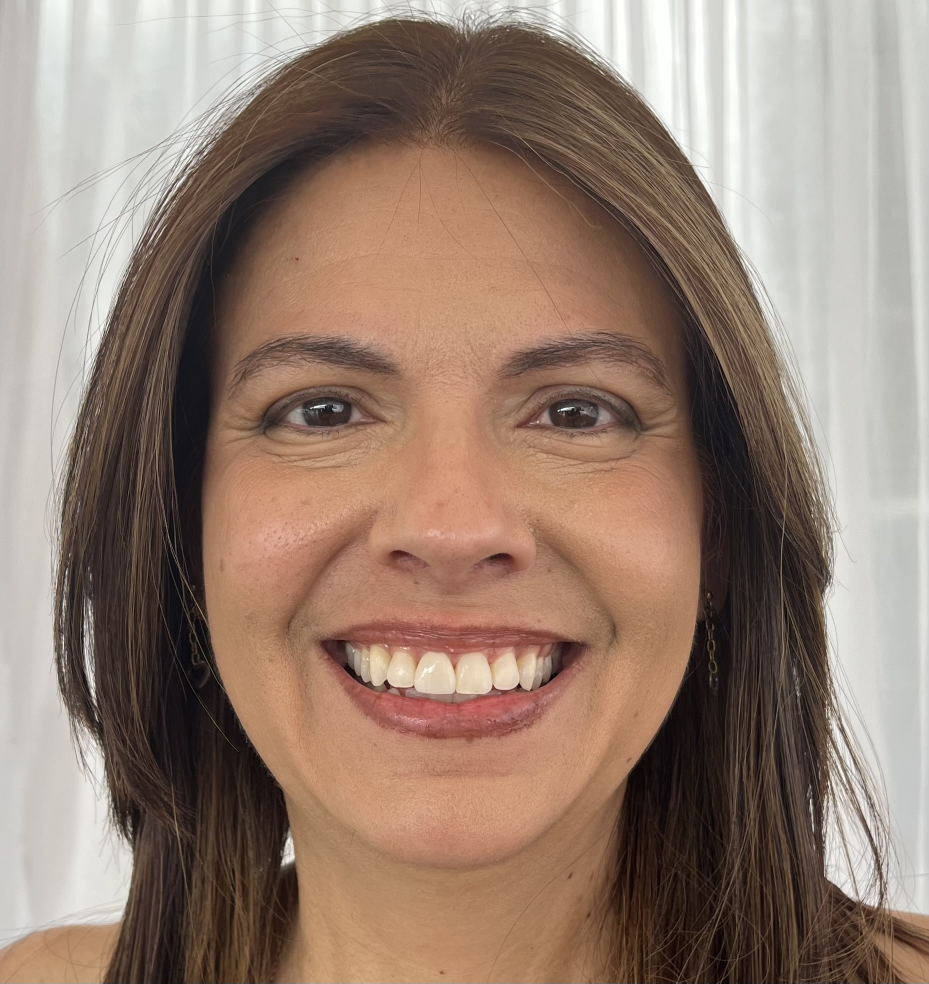
#> input picture mi_foto.jpeg, 1858 x 1967 px (shown at 1/2 size)
$ python Activida5_2lab2.py
#> lines starting #> are read from the running program, lines starting #| are printed output that depends on the picture
# Librerias
from PIL import Image
import numpy as np
import matplotlib.pyplot as plt
from sklearn.decomposition import PCA


# 1. Cargar imagen
img = Image.open("mi_foto.jpeg")  # Formatos aceptados: jpeg, png o jpg.
#> img is the input picture: PIL image 1858x1967 RGB; mean R, G, B 149.3, 127.2, 113.4
img_gray = img.convert("L")  # Convierte la imagen a escala de grises.
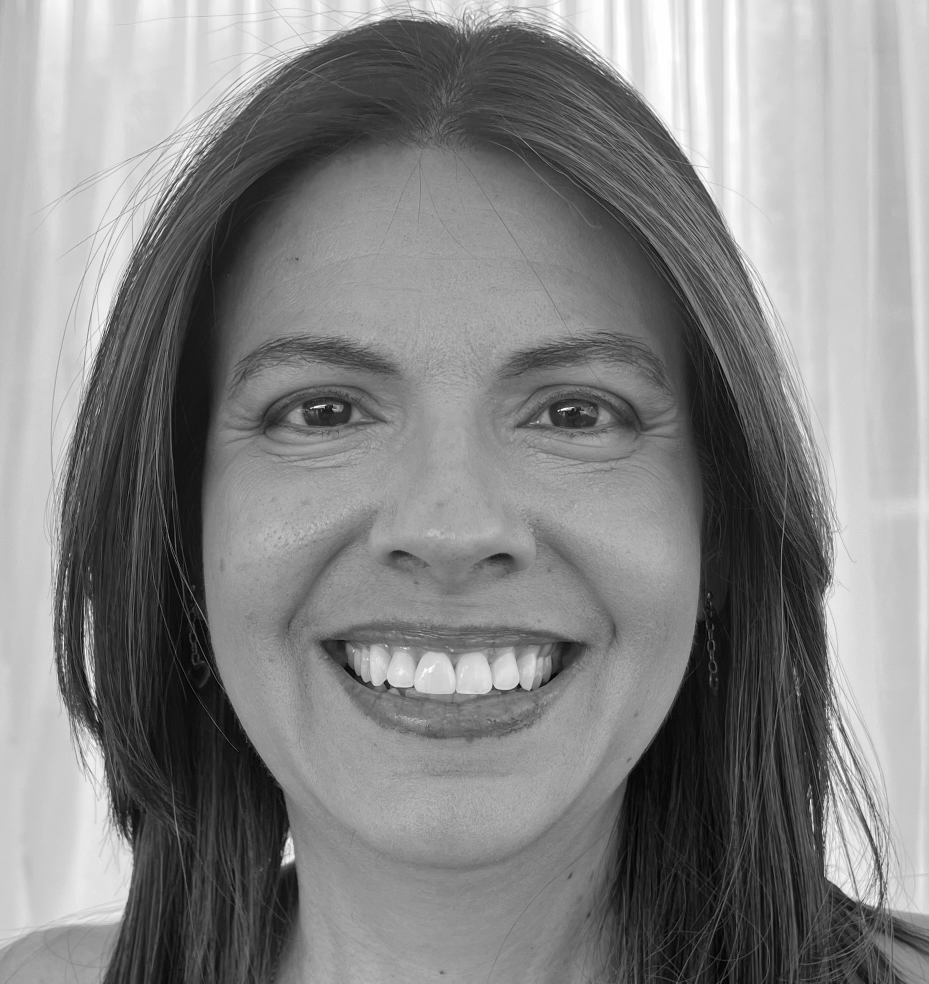
#> img_gray: PIL image 1858x1967 L (shown at 1/2 size); min 0, max 255, mean 132.3
img_resized = img_gray.resize((512, 512), Image.LANCZOS)
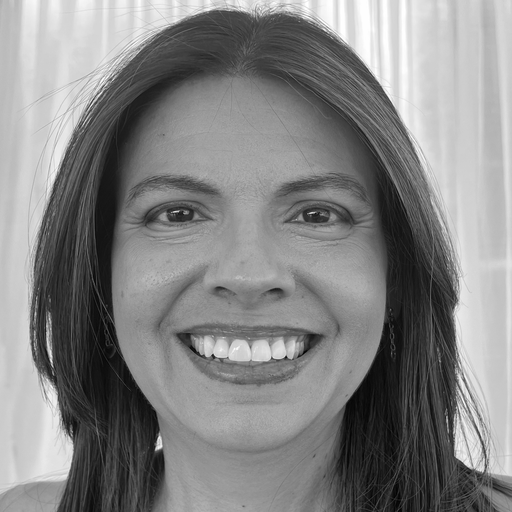
#> img_resized: PIL image 512x512 L; min 0, max 255, mean 132.3
img_array = np.array(img_resized, dtype=float)


# 2. Aplicar PCA para compresion
# Cada fila es una muestra y cada columna es una caracteristica.

# PCA que conserva al menos el 70% de la varianza.
pca_70 = PCA(n_components=0.70)
imagen_comprimida_70 = pca_70.fit_transform(img_array)
#> imagen_comprimida_70 = 512 rows, first 8: [1429, 742.4, 1409.3], [1428.5, 739.8, 1412.7], [1428.5, 738.6, 1414.3], [1444.4, 736.8, 1378], [1451.8, 725.7, 1350], [1464.8, 730.3, 1322.3], [1473.4, 729.6, 1283.8], [1461.1, 720.6, 1308.9]

# PCA que conserva al menos el 99% de la varianza.
pca_99 = PCA(n_components=0.99)
imagen_comprimida_99 = pca_99.fit_transform(img_array)
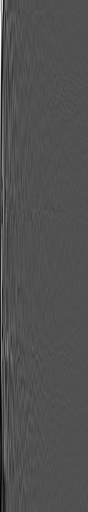
#> imagen_comprimida_99: shape (512, 88) float64; min -847.1, max 1816.9, mean 0; drawn with min black and max white

# PCA que conserva al menos el 80% de la varianza. Con 70% en la priemra corrida no se ve bien la imagen
pca_80 = PCA(n_components=0.80)
imagen_comprimida_80 = pca_80.fit_transform(img_array)
#> imagen_comprimida_80 = 512 rows, first 6: [1429, 742.4, 1409.3, -543.5], [1428.5, 739.8, 1412.7, -541.7], [1428.5, 738.6, 1414.3, -540.9], [1444.4, 736.8, 1378, -538.2], [1451.8, 725.7, 1350, -534.2], [1464.8, 730.3, 1322.3, -533.2]

# PCA que conserva al menos el 90% de la varianza. agrego 90% aun con 80% no se ve bien la imagen
pca_90 = PCA(n_components=0.90)
imagen_comprimida_90 = pca_90.fit_transform(img_array)

# 3. Reconstruccion
# Recupera una aproximacion de la imagen original desde la version comprimida.
imagen_reconstruida_70 = pca_70.inverse_transform(imagen_comprimida_70)
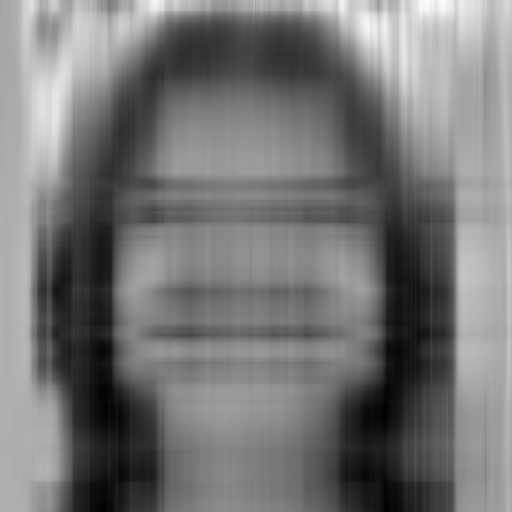
#> imagen_reconstruida_70: shape (512, 512) float64; min 0.138, max 285.6, mean 132.3; drawn with min black and max white
imagen_reconstruida_99 = pca_99.inverse_transform(imagen_comprimida_99)
imagen_reconstruida_80 = pca_80.inverse_transform(imagen_comprimida_80)
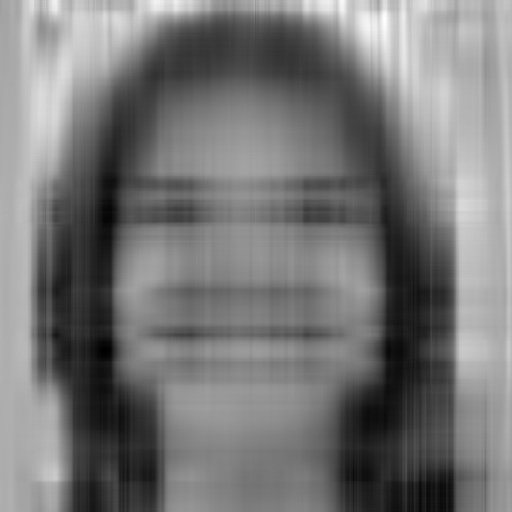
#> imagen_reconstruida_80: shape (512, 512) float64; min -4.99, max 288.3, mean 132.3; drawn with min black and max white
imagen_reconstruida_90 = pca_90.inverse_transform(imagen_comprimida_90)
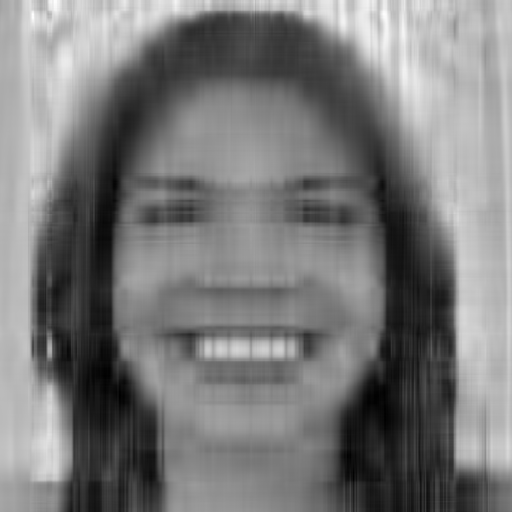
#> imagen_reconstruida_90: shape (512, 512) float64; min 0.0702, max 276.2, mean 132.3; drawn with min black and max white


# 4. Visualizacion
plt.figure(figsize=(15, 5))

plt.subplot(1, 5, 1)
plt.imshow(img_array, cmap="gray", vmin=0, vmax=255)
plt.title("Imagen original")
plt.axis("off")

plt.subplot(1, 5, 2)
plt.imshow(imagen_reconstruida_70, cmap="gray", vmin=0, vmax=255)
plt.title(f"Reconstruccion 70%\nk = {pca_70.n_components_}")
plt.axis("off")

plt.subplot(1, 5, 3)
plt.imshow(imagen_reconstruida_99, cmap="gray", vmin=0, vmax=255)
plt.title(f"Reconstruccion 99%\nk = {pca_99.n_components_}")
plt.axis("off")

plt.subplot(1, 5, 4)
plt.imshow(imagen_reconstruida_80, cmap="gray", vmin=0, vmax=255)
plt.title(f"Reconstruccion 80%\nk = {pca_80.n_components_}")
plt.axis("off")

plt.subplot(1, 5, 5)
plt.imshow(imagen_reconstruida_90, cmap="gray", vmin=0, vmax=255)
plt.title(f"Reconstruccion 90%\nk = {pca_90.n_components_}")
plt.axis("off")

plt.tight_layout()
plt.show()

# 5. Mostrar informacion
print("Informacion de compresion con PCA")

print("\nCaso: 70% de varianza")
print("Dimension de la imagen original:", img_array.shape)
#| Dimension de la imagen original: (512, 512)
print("Dimension de la representacion comprimida:", imagen_comprimida_70.shape)
#| Dimension de la representacion comprimida: (512, 3)
print("Numero de componentes principales k:", pca_70.n_components_)
print(
    "Porcentaje de varianza retenida:",
    pca_70.explained_variance_ratio_.sum() * 100,
    "%",
)

print("\nCaso: 99% de varianza")
print("Dimension de la imagen original:", img_array.shape)
#| Dimension de la imagen original: (512, 512)
print("Dimension de la representacion comprimida:", imagen_comprimida_99.shape)
#| Dimension de la representacion comprimida: (512, 88)
print("Numero de componentes principales k:", pca_99.n_components_)
print(
    "Porcentaje de varianza retenida:",
    pca_99.explained_variance_ratio_.sum() * 100,
    "%",
)

print("\nCaso: 80% de varianza")
print("Dimension de la imagen original:", img_array.shape)
#| Dimension de la imagen original: (512, 512)
print("Dimension de la representacion comprimida:", imagen_comprimida_80.shape)
#| Dimension de la representacion comprimida: (512, 4)
print("Numero de componentes principales k:", pca_80.n_components_)
print(
    "Porcentaje de varianza retenida:",
    pca_80.explained_variance_ratio_.sum() * 100,
    "%",
)
print("\nCaso: 90% de varianza")
print("Dimension de la imagen original:", img_array.shape)
#| Dimension de la imagen original: (512, 512)
print("Dimension de la representacion comprimida:", imagen_comprimida_90.shape)
#| Dimension de la representacion comprimida: (512, 8)
print("Numero de componentes principales k:", pca_90.n_components_)
print(
    "Porcentaje de varianza retenida:",
    pca_90.explained_variance_ratio_.sum() * 100,
    "%",
)
